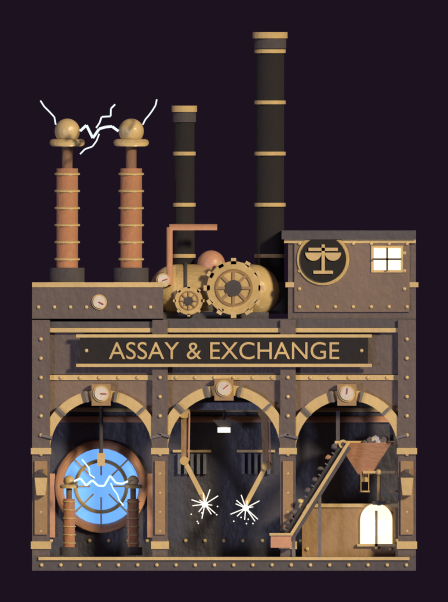
#> input picture docs/art/service-station/front.png, 896 x 1203 px, found by its file name (shown at 1/2 size); the run also reads 1 picture not shown here
$ python sheet_service_station.py
#> lines starting #> are read from the running program, lines starting #| are printed output that depends on the picture
"""
Lays the service station's raw renders (build/, from render_service_station.py) out into the
committed review sheets beside this file (ticket 398). Blender's Python has no PIL, so this runs in
the system python3 with Pillow.

    python3 docs/art/service-station/sheet_service_station.py

- front.png, three-quarter.png: the building alone on a dusk backdrop.
- dock.png: on the pad with the casing driller parked at the rest point, at 1080p's 90 px/m.
- dock.phone.png, dock.phone-gray.png: the same at a phone's 32.5 px/m (390 CSS px over the
  12 m zoom), in colour and grayscale, to check the three bays still read.
- idle.motion.png: the four idle poses side by side (ore a quarter pitch further each, the arcs
  and sparks lit, flipped or dark) as stationIdleMotion.ts poses them.
"""

import os

from PIL import Image, ImageDraw

HERE = os.path.dirname(os.path.abspath(__file__))
BUILD = os.path.join(HERE, 'build')
DUSK = (28, 18, 32, 255)
DESKTOP_PX_PER_M = 90
PHONE_PX_PER_M = 32.5
IDLE_FRAMES = 4
GAP = 12


def main():
    for name in ('front', 'three-quarter', 'dock'):
        on_dusk(raw(name)).save(os.path.join(HERE, name + '.png'))
#> in on_dusk, `backdrop = Image.new('RGBA', image.size, DUSK)`:
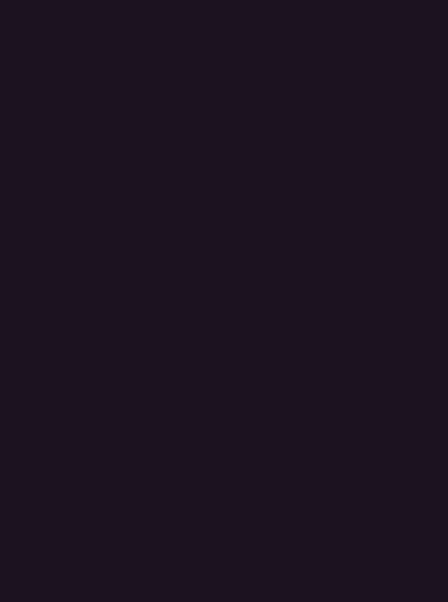
#> backdrop: PIL image 896x1203 RGBA (shown at 1/2 size); mean R, G, B, A 28, 18, 32, 255
#> in on_dusk, returned value is the input picture: PIL image 896x1203 RGB; mean R, G, B 69.9, 56.1, 55.5
#> pass 2 of the loop in main, `for name in ('front', 'three-quarter', 'dock'):`:
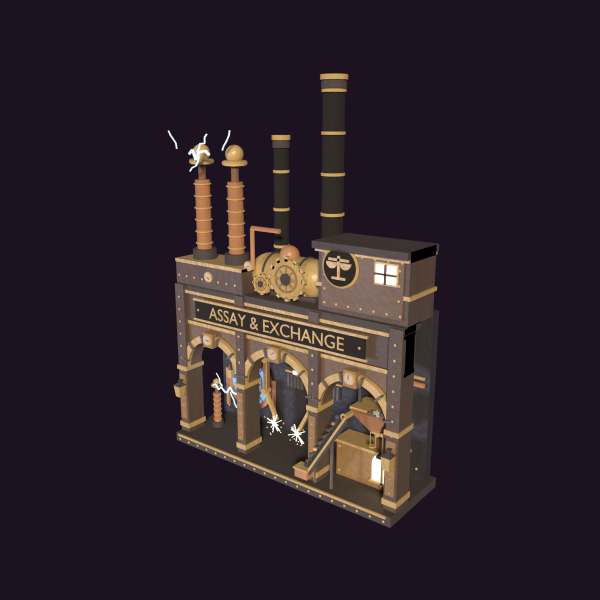
#> input picture docs/art/service-station/three-quarter.png, 1200 x 1200 px, found by its file name (shown at 1/2 size)
#> in on_dusk (call 2), `backdrop = Image.new('RGBA', image.size, DUSK)`:
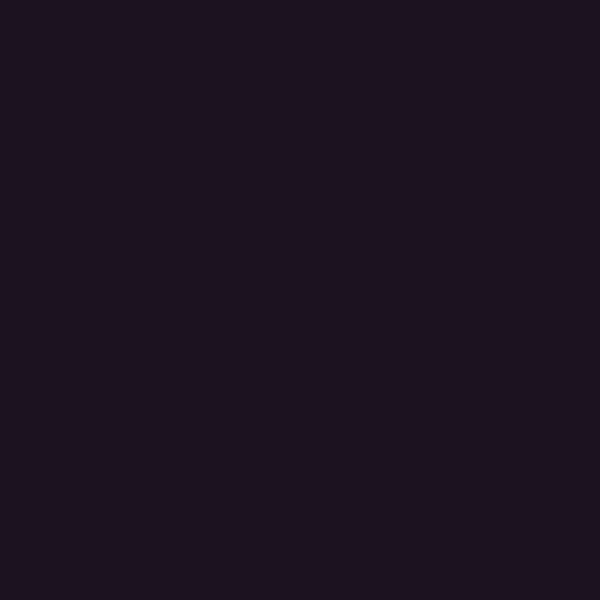
#> backdrop: PIL image 1200x1200 RGBA (shown at 1/2 size); mean R, G, B, A 28, 18, 32, 255
#> in on_dusk, returned value is the input picture: PIL image 1200x1200 RGB; mean R, G, B 44.6, 32.7, 40.4
#> pass 3 of the loop in main, `for name in ('front', 'three-quarter', 'dock'):`:
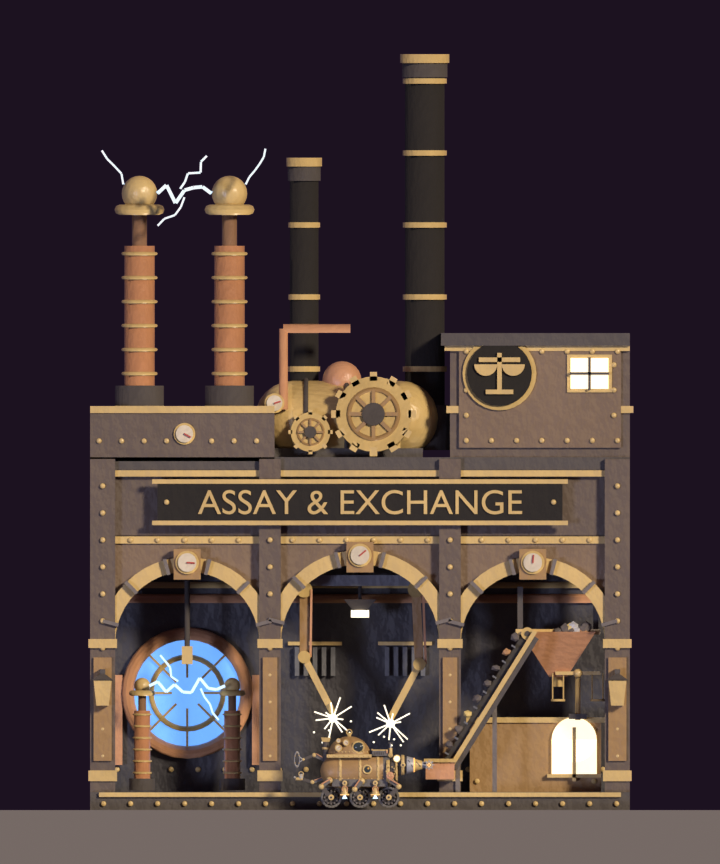
#> input picture docs/art/service-station/dock.png, 720 x 864 px, found by its file name
#> in on_dusk (call 3), `backdrop = Image.new('RGBA', image.size, DUSK)`:
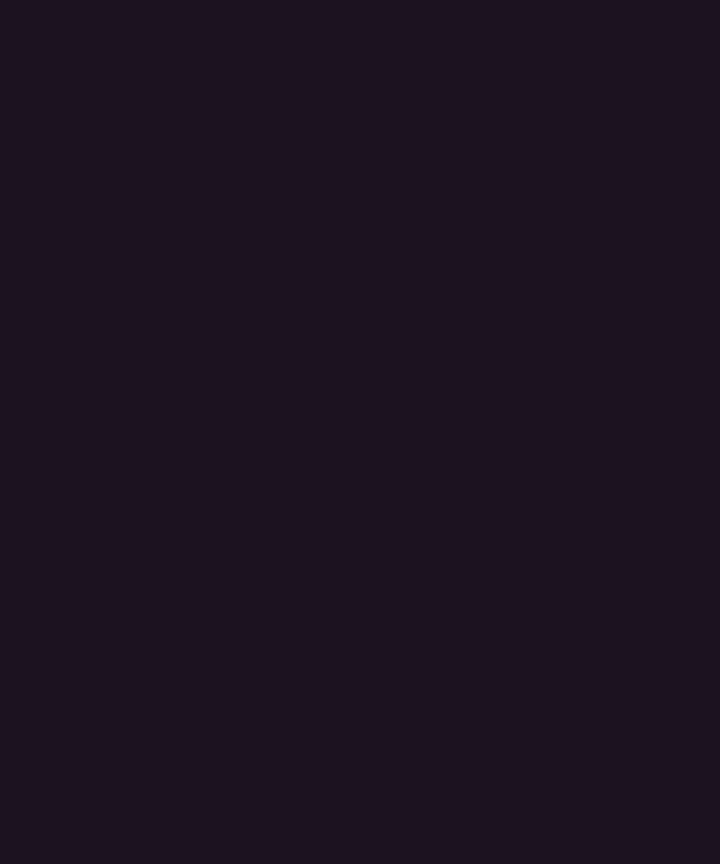
#> backdrop: PIL image 720x864 RGBA; mean R, G, B, A 28, 18, 32, 255
#> in on_dusk, returned value is the input picture: PIL image 720x864 RGB; mean R, G, B 70, 56.4, 56.5
    write_phone_sheets()
    write_idle_strip()


def raw(name):
    return Image.open(os.path.join(BUILD, name + '.png')).convert('RGBA')


def on_dusk(image):
    backdrop = Image.new('RGBA', image.size, DUSK)
    backdrop.alpha_composite(image)
    return backdrop.convert('RGB')


def write_phone_sheets():
    dock = on_dusk(raw('dock'))
    scale = PHONE_PX_PER_M / DESKTOP_PX_PER_M
    phone = dock.resize((round(dock.width * scale), round(dock.height * scale)), Image.LANCZOS)
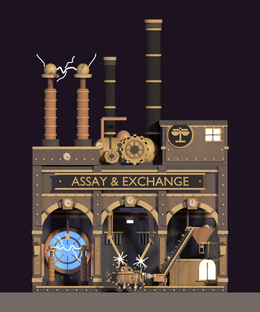
#> phone: PIL image 260x312 RGB; mean R, G, B 69.9, 56.4, 56.4
    phone.save(os.path.join(HERE, 'dock.phone.png'))
    phone.convert('L').save(os.path.join(HERE, 'dock.phone-gray.png'))
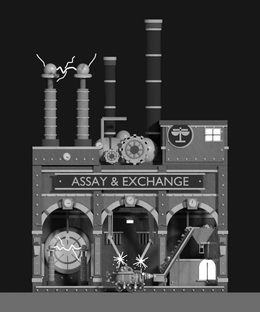
#> saved as dock.phone-gray.png: PIL image 260x312 L; min 0, max 255, mean 60.6


def write_idle_strip():
    frames = [on_dusk(raw('idle-%d' % index)) for index in range(IDLE_FRAMES)]
    width, height = frames[0].size
    strip = Image.new('RGB', (IDLE_FRAMES * width + (IDLE_FRAMES - 1) * GAP, height + 28), DUSK[:3])
    draw = ImageDraw.Draw(strip)
    for index, frame in enumerate(frames):
        left = index * (width + GAP)
        strip.paste(frame, (left, 28))
        draw.text((left + 8, 8), 'pose %d: ore +%d/4 pitch' % (index + 1, index), fill=(230, 214, 180))
    strip.save(os.path.join(HERE, 'idle.motion.png'))


if __name__ == '__main__':
#> (the run stopped early here; a loop or call above may not have finished)
